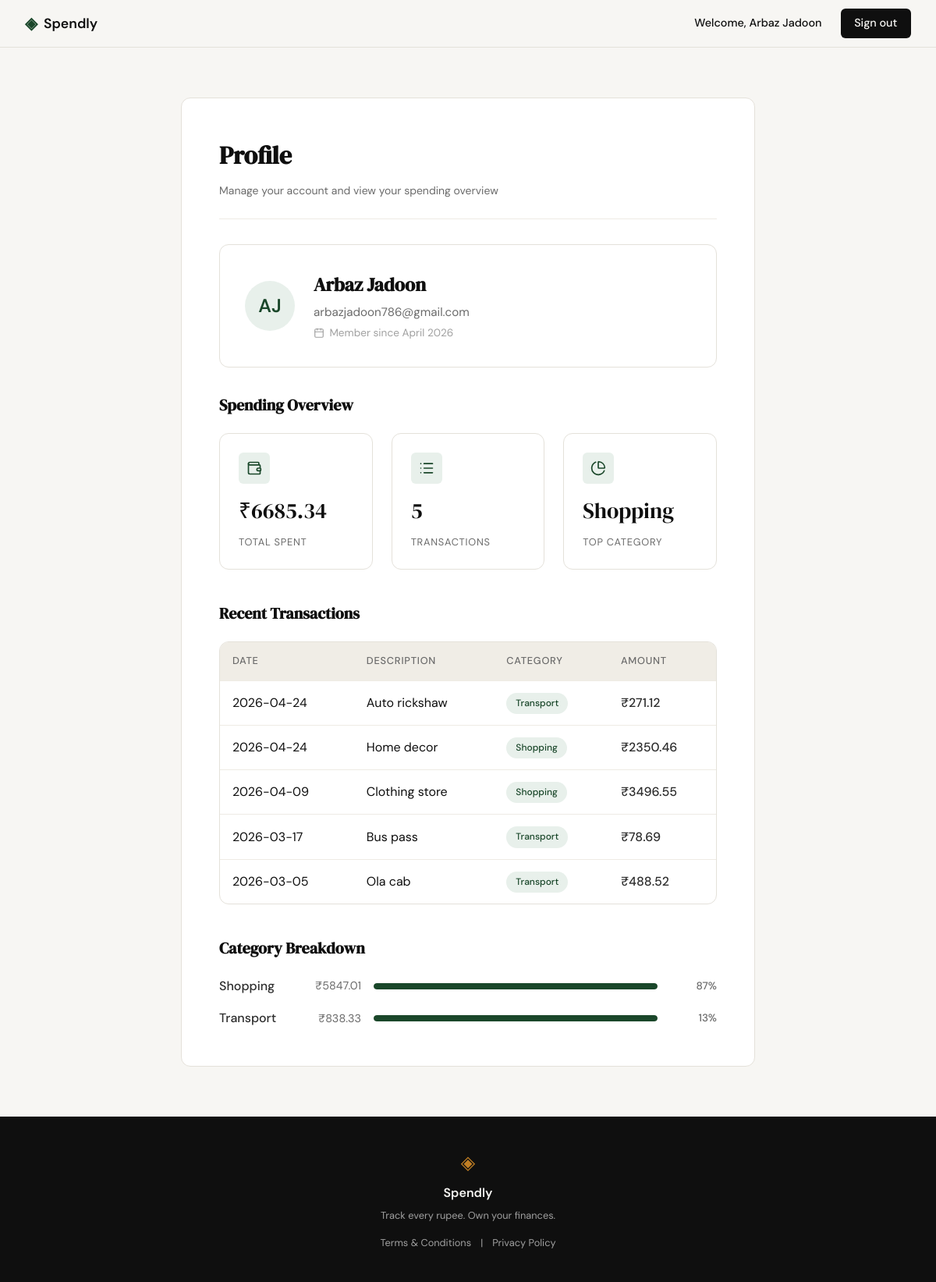
The page /profile (signed in) on the database its author committed.
### tables this page shows
CREATE TABLE users (
            id INTEGER PRIMARY KEY AUTOINCREMENT,
            name TEXT NOT NULL,
            email TEXT NOT NULL UNIQUE,
            password_hash TEXT NOT NULL,
            created_at TIMESTAMP DEFAULT CURRENT_TIMESTAMP
        );

CREATE TABLE expenses (
            id INTEGER PRIMARY KEY AUTOINCREMENT,
            user_id INTEGER NOT NULL,
            amount REAL NOT NULL,
            category TEXT NOT NULL,
            date TEXT NOT NULL,
            description TEXT,
            created_at TIMESTAMP DEFAULT CURRENT_TIMESTAMP,
            FOREIGN KEY (user_id) REFERENCES users (id) ON DELETE CASCADE
        );

### app.py (the view)
@app.route("/profile")
def profile():
    if not session.get("user_id"):
        return redirect(url_for("login"))
    user_id = session["user_id"]
    user = get_user_profile(user_id)
    stats = get_summary_stats(user_id)
    transactions = get_recent_transactions(user_id)
    categories = get_category_breakdown(user_id)
    return render_template("profile.html",
                          user=user,
                          stats=stats,
                          transactions=transactions,
                          categories=categories)

### app.py (called while the page is built)
@app.context_processor
def inject_user():
    user_id = session.get("user_id")
    if user_id:
        user = get_user_by_id(user_id)
        if user:
            return {"current_user": user}
    return {"current_user": None}

### database/db.py (called while the page is built)
def get_user_profile(user_id):
    conn = sqlite3.connect(DATABASE)
    conn.row_factory = sqlite3.Row
    cursor = conn.cursor()
    cursor.execute("""
        SELECT id, name, email, created_at FROM users WHERE id = ?
    """, (user_id,))
    row = cursor.fetchone()
    conn.close()
    if row:
        user_dict = dict(row)
        from datetime import datetime
        created_at = user_dict.get("created_at")
        if created_at:
            try:
                dt = datetime.strptime(created_at, "%Y-%m-%d %H:%M:%S")
                user_dict["member_since"] = dt.strftime("%B %Y")
            except ValueError:
                user_dict["member_since"] = "Unknown"
        else:
            user_dict["member_since"] = "Unknown"
        return user_dict
    return None

def get_user_by_id(user_id):
    conn = sqlite3.connect(DATABASE)
    conn.row_factory = sqlite3.Row
    cursor = conn.cursor()
    cursor.execute("""
        SELECT id, name, email FROM users WHERE id = ?
    """, (user_id,))
    row = cursor.fetchone()
    conn.close()
    if row:
        return dict(row)
    return None

def get_recent_transactions(user_id, limit=10):
    conn = sqlite3.connect(DATABASE)
    conn.row_factory = sqlite3.Row
    cursor = conn.cursor()
    cursor.execute("""
        SELECT date, description, category, amount
        FROM expenses
        WHERE user_id = ?
        ORDER BY date DESC
        LIMIT ?
    """, (user_id, limit))
    rows = cursor.fetchall()
    conn.close()
    return [dict(row) for row in rows]

### templates/profile.html (shortened to what this page needs)
{% extends "base.html" %}
{% block content %}
<section class="terms-section">
    <div class="terms-container">
        <h1 class="terms-heading">Profile</h1>
        <p class="terms-intro">Manage your account and view your spending overview</p>
        <div class="profile-user-card">
            <div class="profile-avatar">
                {{ user.name[0] }}{{ user.name.split()[-1][0] if ' ' in user.name else user.name[1] }}
            </div>
            <div class="profile-user-info">
                <h2 class="profile-user-name">{{ user.name }}</h2>
                <p class="profile-user-email">{{ user.email }}</p>
                <p class="profile-user-since">
                    <i data-lucide="calendar" class="icon-sm"></i>
                    Member since {{ user.member_since }}
                </p>
            </div>
        </div>
        <h2 class="profile-section-title">Spending Overview</h2>
        <div class="profile-stats">
            <div class="profile-stat-card">
                <div class="profile-stat-icon">
                    <i data-lucide="wallet"></i>
                </div>
                <div class="profile-stat-value">₹{{ "%.2f"|format(stats.total_spent) }}</div>
                <div class="profile-stat-label">Total Spent</div>
            </div>
            <div class="profile-stat-card">
                <div class="profile-stat-icon">
                    <i data-lucide="list"></i>
                </div>
                <div class="profile-stat-value">{{ stats.transaction_count }}</div>
                <div class="profile-stat-label">Transactions</div>
            </div>
            <div class="profile-stat-card">
                <div class="profile-stat-icon">
                    <i data-lucide="pie-chart"></i>
                </div>
                <div class="profile-stat-value">{{ stats.top_category }}</div>
                <div class="profile-stat-label">Top Category</div>
            </div>
        </div>
        <h2 class="profile-section-title">Recent Transactions</h2>
        <div class="profile-table-container">
            <table class="profile-table">
                <thead>
                    <tr>
                        <th>Date</th>
                        <th>Description</th>
                        <th>Category</th>
                        <th class="text-right">Amount</th>
                    </tr>
                </thead>
                <tbody>
                    {% for transaction in transactions %}
                    <tr>
                        <td>{{ transaction.date }}</td>
                        <td>{{ transaction.description }}</td>
                        <td>
                            <span class="profile-category-badge">{{ transaction.category }}</span>
                        </td>
                        <td class="profile-table-amount">₹{{ "%.2f"|format(transaction.amount) }}</td>
                    </tr>
                    {% endfor %}
                </tbody>
            </table>
        </div>
        <h2 class="profile-section-title">Category Breakdown</h2>
        <div class="profile-categories">
            {% for category in categories %}
            <div class="profile-category-row">
                <div class="profile-category-info">
                    <span class="profile-category-name">{{ category.name }}</span>
                    <span class="profile-category-amount">₹{{ "%.2f"|format(category.total) }}</span>
                </div>
                <div class="profile-category-bar-track">
                    <div class="profile-category-bar" :style="{ width: category.percentage + '%' }"></div>
                </div>
                <div class="profile-category-percent">{{ category.percentage }}%</div>
            </div>
            {% endfor %}
        </div>
    </div>
</section>
{% endblock %}

### templates/base.html (shortened to what this page needs)
<!DOCTYPE html>
<html lang="en">
<head>
    <link rel="stylesheet" href="{{ url_for('static', filename='css/style.css') }}">
</head>
<body>
    <nav class="navbar">
        <div class="nav-inner">
            <a href="{{ url_for('landing') }}" class="nav-brand">
                <span class="brand-icon">◈</span>
                <span class="brand-name">Spendly</span>
            </a>
            <div class="nav-links">
                {% if current_user %}
                    <span class="nav-user">Welcome, {{ current_user.name }}</span>
                    <a href="{{ url_for('logout') }}" class="nav-cta">Sign out</a>
                {% else %}
                    <a href="{{ url_for('login') }}">Sign in</a>
                    <a href="{{ url_for('register') }}" class="nav-cta">Get started</a>
                {% endif %}
            </div>
        </div>
    </nav>
    <main class="main-content">
        {% block content %}{% endblock %}
    </main>
    <footer class="footer">
        <div class="footer-inner">
            <span class="brand-icon">◈</span>
            <span class="footer-name">Spendly</span>
            <p class="footer-copy">Track every rupee. Own your finances.</p>
            <div class="footer-links">
                <a href="{{ url_for('terms_and_conditions') }}" class="footer-link">Terms & Conditions</a>
                <span class="footer-separator">|</span>
                <a href="{{ url_for('privacy_policy') }}" class="footer-link">Privacy Policy</a>
            </div>
        </div>
    </footer>
</body>
</html>

### rows shown on the page
users: name "Arbaz Jadoon", name "A", name "J", email "arbazjadoon786@gmail.com"
expenses: amount "271.12"
expenses: amount "2350.46"
expenses: amount "3496.55"
expenses: amount "78.69"
expenses: amount "488.52"

### other values the page prints
{{ user.member_since }} "April 2026"
{{ "%.2f"|format(stats.total_spent) }} "6685.34"
{{ stats.transaction_count }} "5"
{{ stats.top_category }} "Shopping"
{{ category.name }} "Shopping" "Transport"
{{ "%.2f"|format(category.total) }} "5847.01" "838.33"
{{ category.percentage }} "87" "13"
